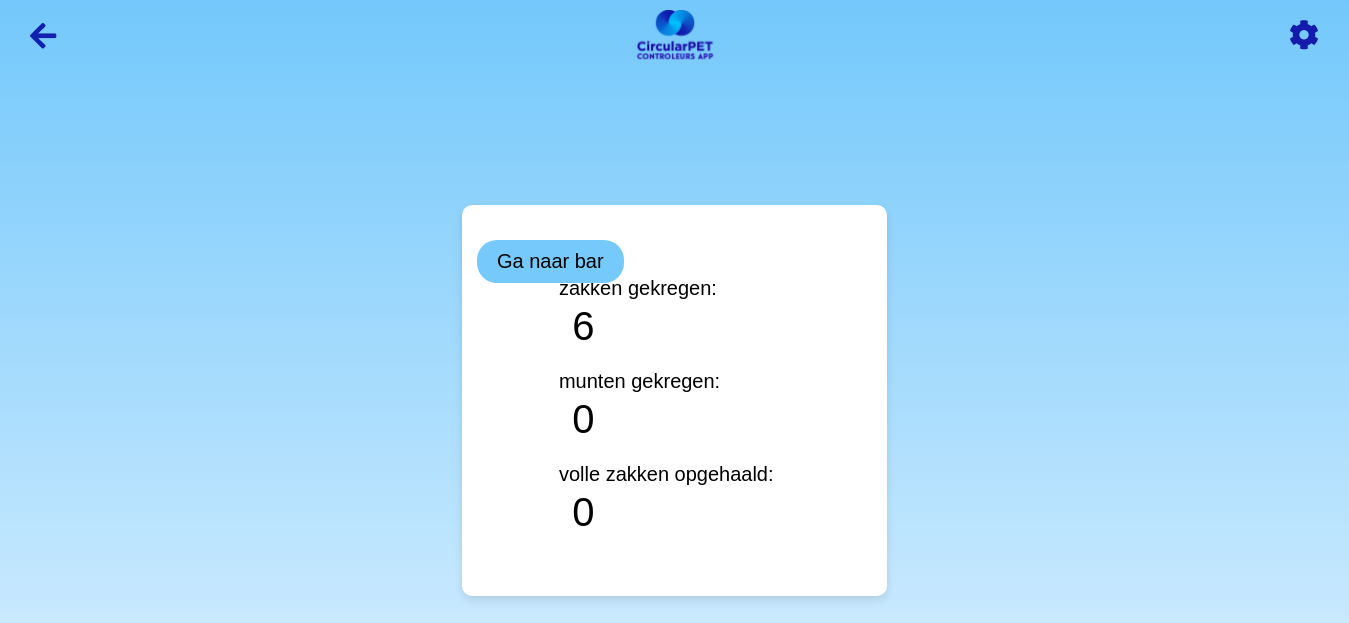
Before: /bar/1 with the older database file.
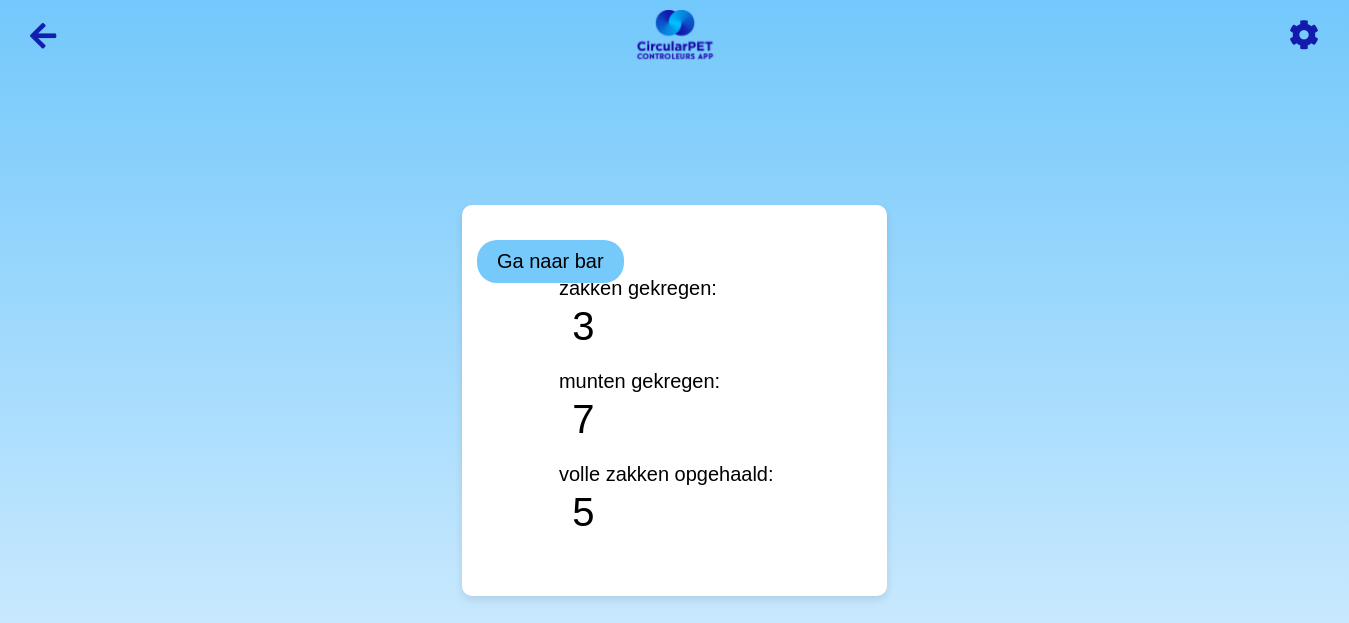
After: the same page with the newer database file.
### app.py (models this page shows, shortened)
class Bar(db.Model):
    id = db.Column(db.Integer, primary_key=True)
    zakken_gekregen = db.Column(db.Integer, default=0)
    munten_gekregen = db.Column(db.Integer, default=0)
    volle_zakken_opgehaald = db.Column(db.Integer, default=0)
    url = db.Column(db.String)  # Add this line
    link = db.Column(db.String)  # Add this line
    change_log = db.Column(db.String, default="", nullable=True)
    activity_log = db.relationship('ActivityLog', backref='bar', lazy=True)
    id = db.Column(db.Integer, primary_key=True)
    name = db.Column(db.String(120), unique=True, nullable=False)
    zakken = db.Column(db.Integer, nullable=False, default=0)
    bekers = db.Column(db.Integer, nullable=False, default=0)
    location_id = db.Column(db.Integer, db.ForeignKey('location.id'), nullable=False)
    location = db.relationship('Location', backref=db.backref('bars', lazy=True))

### app.py (the view)
@app.route('/bar/<int:bar_id>', methods=['GET', 'POST'])
def bar(bar_id):
    session['bar_id'] = bar_id  # Store bar_id in session
    bar = Bar.query.get_or_404(bar_id)  # Fetch the specific bar or return 404
    user = User.query.get_or_404(bar.location.users[0].id)  # Fetch the first user of the bar's location
    if request.method == 'POST':
        return redirect(url_for('bar', bar_id=bar_id))
    link = bar.link if bar.link else Bar.query.first().link  # Fallback to the first bar's link if none set.
    return render_template('bar.html', bar=bar, link=link, user=user)

### templates/bar.html (shortened to what this page needs)
<!DOCTYPE html>
<html lang="en">
<head>
    <link rel="stylesheet" href="{{ url_for('static', filename='main.css') }}">
    <link rel="stylesheet" href="https://cdnjs.cloudflare.com/ajax/libs/font-awesome/4.7.0/css/font-awesome.min.css">
    <link rel="stylesheet" href="https://cdnjs.cloudflare.com/ajax/libs/font-awesome/5.15.3/css/all.min.css">
</head>
<body>
        <img src="{{ url_for('static', filename='logo.png') }}" alt="CircularPET Logo" class="logo2">
        <a href="javascript:history.back()" class="back-button"><i class="fas fa-arrow-left"></i></a>
        <i id="gear-icon" class="fa fa-cog gear-icon-container"></i>
    <div class="cube-container">
        <div class="cube user-cube">
            <a href="{{ bar.link }}" class="btn btn-primary">Ga naar bar</a>
                <form method="POST" style="width: 60%;">
                    <div class="meer">
                        <label  for="zakkenInput">zakken gekregen:</label>
                        <div class="input-group-form">
                            <input type="number" id="zakken_gekregenInput" name="zakken_gekregen"
                                value="{{ bar.zakken_gekregen }}" style=" -moz-appearance: textfield;">
                        </div>
                    </div>
                    <div class="meer">
                        <label  for="muntenInput">munten gekregen:</label>
                        <div class="input-group-form">
                            <input type="number" id="munten_gekregenInput" name="munten_gekregen"
                                value="{{ bar.munten_gekregen }}" style="-moz-appearance: textfield;" >
                        </div>
                    </div>
                    <div class="meer">
                        <label for="volleZakkenInput">volle zakken opgehaald:</label>
                        <div class="input-group-form">
                            <input type="number" id="volle_zakken_opgehaaldInput" name="volle_zakken_opgehaald"
                                value="{{ bar.volle_zakken_opgehaald }}" style=" -moz-appearance: textfield;">
                        </div>
                    </div>
                </form>
            </div>
        </div>
</body>
</html>

### static/main.css (style rules this page uses)
body { font-family: 'Arial', sans-serif; background: linear-gradient(to bottom, #73c8fb 0%, #e0f2ff 100%); margin: 0; padding: 0; display: flex; height: 100vh; align-items: center; justify-content: center; }
.meer { width: 200%; }
.btn.btn-primary { padding: 10px 20px; margin: 15px; position: absolute; left: 0; background-color: #76C9FB; border-radius: 20px; color: black; text-decoration: none; font-size: 20px; }
.back-button { position: fixed; top: 10px; left: 10px; background-color: transparent; color: #1220B0; text-decoration: none; padding: 10px 20px; border-radius: 5px; font-size: 30px; }
.input-group-form { width: 70vw; border-radius: 20px; color: rgba(128, 128, 128, 0.274); margin: 3px 0px 20px 0px; justify-content: center; }
.meer label { font-size: 20px; }
#zakken_gekregenInput, #munten_gekregenInput, #volle_zakken_opgehaaldInput { border: none; font-size: 40px; width: 60px !important; overflow: auto; text-align: center; border-radius: 20px; }
#gear-icon { font-size: 30px; }
.logo2 { position: absolute; top: 10px; width: 90px; position: fixed; }
.gear-icon-container { position: fixed; top: 20px; right: 20px; cursor: pointer; font-size: 24px; color: #141AAC; font-size: 30px; padding: 10px 20px; margin-top: -10px; margin-right: -10px; }
::placeholder { color: #888; }
form { background: #fff; padding: 20px; border-radius: 10px; display: inline-block; }
form label, form select, form input[type="submit"] { font-size: 1em; }
.cube-container { display: flex; flex-wrap: wrap; gap: 20px; justify-content: center; position: relative; }
.cube { background-color: #fff; padding: 20px; border-radius: 10px; box-shadow: 0 4px 8px rgba(0, 0, 0, 0.1); display: flex; flex-direction: column; align-items: center; }
.user-cube, .location-cube { width: calc(33vw - 20px); box-sizing: border-box; }

Changed rows visible on the page:
changed Bar: zakken_gekregen "6" → "3"; munten_gekregen "0" → "7"; volle_zakken_opgehaald "0" → "5"
